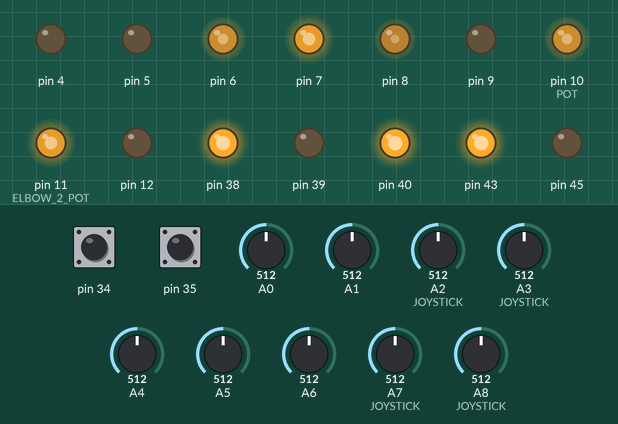
A sketch run on a simulated Arduino Mega 2560, built with avr-gcc and run on an emulated ATmega2560. Shown: output pins drawn as LEDs (lit = HIGH). The inputs (shaded band) are chosen by the test bench; at power-on: A1 = 512, A0 = 512, A2 (JOYSTICK) = 512, A3 (JOYSTICK) = 512, pin 34 HIGH, pin 35 HIGH, A4 = 512, A5 = 512, A6 = 512, A7 (JOYSTICK) = 512, A8 (JOYSTICK) = 512.

Above: at 1.2 s.
1.3 s: A1 set to 689
2.8 s: A1 set to 713
At 3.5 s:
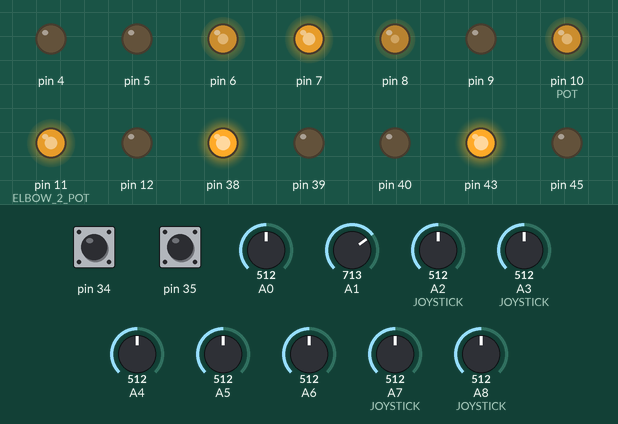
4.3 s: A0 set to 693
5.8 s: A0 set to 712
At 6.9 s:
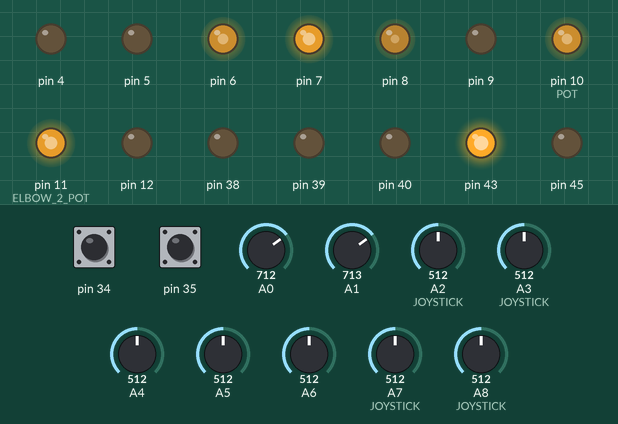
7.3 s: A2 (JOYSTICK) set to 527
At 8.0 s:
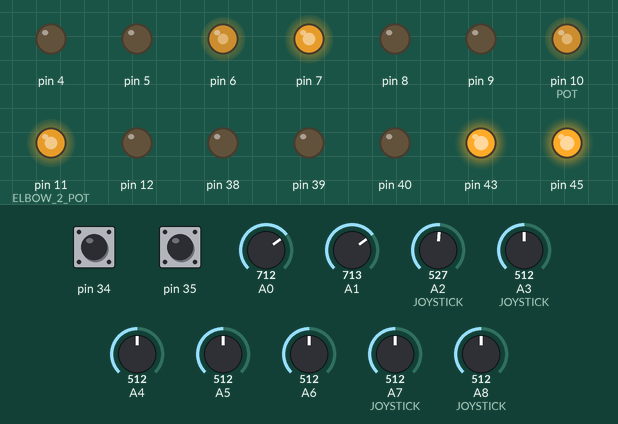
8.8 s: A3 (JOYSTICK) set to 716
At 9.3 s:
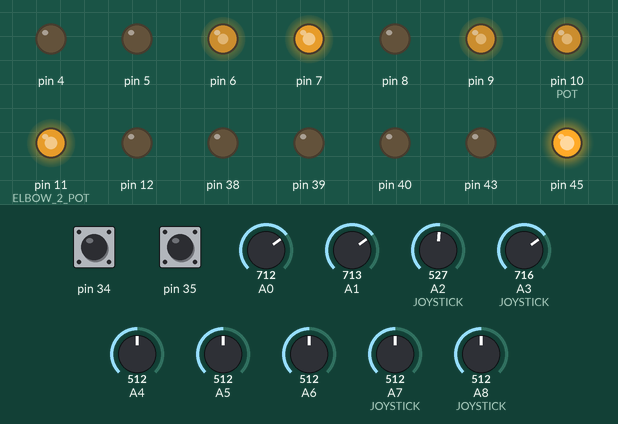
Timing chart, 0 to 11.3 s (numbered marks = the images above; inputs shaded):
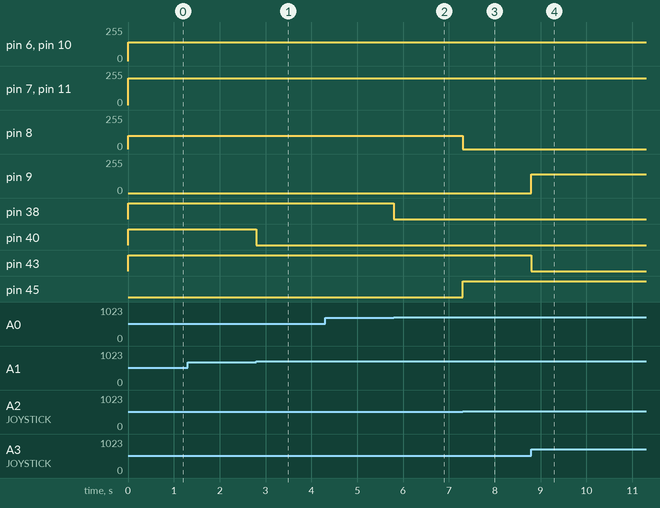

Measured:
- the behaviour switches between 700 and 701 on A1 (found by bisection; images 0 and 1)
- the behaviour switches between 700 and 701 on A0 (found by bisection; images 1 and 2)
- the behaviour switches between 513 and 514 on A2 (JOYSTICK) (found by bisection; images 2 and 3)
- after the input at 1.3 s, every drawn part: stays the same
- after the input at 2.8 s, pin 40: HIGH → LOW at once
- after the input at 4.3 s, every drawn part: stays the same
- after the input at 5.8 s, pin 38: HIGH → LOW at once
- after the input at 7.3 s, pin 8: 100/255 → 0/255 at once; pin 45: LOW → HIGH at once
- after the input at 8.8 s, pin 9: 0/255 → 140/255 at once; pin 43: HIGH → LOW at once

The sketch:

Robot_Arm.ino
```cpp
int CLAW_1 = 0;
int TELESCOPE_1 = 1;
int ELBOW_1 = 2;
int LAZY_SUSAN_1 = 3;

int CLAW_2 =  4;
int TELESCOPE_2 = 5;
int ELBOW_2 = 6;
int LAZY_SUSAN_2 = 7;

int HJOYIDLE = 524;
int VJOYIDLE = 514;

int transistor;
int DPDT;
int SPST;
int DP3T;
int POT;
int ENCODER;
int JOYSTICK;
int JOYIDLE;
int JPOWER;
int difference;
int range;
int variable_power;
int Negate_Pick_Process;
int BREAK_LAZY_SUSAN_2;
int BREAK_ELBOW_2;
int BREAK_TELESCOPE_2;
int INITIAL_LAZY_SUSAN_POSITION;
int INITIAL_ELBOW_POSITION;

int reset;
int reset2;
int last_count;

int i;

int count;
boolean last = LOW;

int CLOSE = 0;
int OPEN = 1;

int ENCODER_1 = 36;
int ENCODER_2 = 37;
int ELBOW_1_POT = 10;
int ELBOW_2_POT = 11;
int LAZY_SUSAN_1_POT = 12;
int LAZY_SUSAN_2_POT = 13;

int Stop_Auton_Mode = 0;

void Assign_Pins(int MOTOR)
{
  transistor = (11 - MOTOR);
  DPDT = (38 + (MOTOR * 2));
  SPST = (39 + (MOTOR * 2));
  DP3T = MOTOR;
  if(MOTOR == ELBOW_1)
  {POT = 10;}
  if(MOTOR == ELBOW_2)
  {POT = 11;}
  if(MOTOR == LAZY_SUSAN_1)
  {POT = 12;}
  if(MOTOR == LAZY_SUSAN_2)
  {POT = 13;}
  if(DP3T > 2)
  {DP3T = (DP3T + 1);}

}

void Stop_Auton()
{
  if(analogRead(6) > 300)
  {Stop_Auton_Mode = 1;}
}

void Control_Joystick(int MOTOR, int base, int limit)
{
  Assign_Pins(MOTOR);
  if(MOTOR == LAZY_SUSAN_1) {JOYSTICK = 2; JOYIDLE = 524;}
  if(MOTOR == ELBOW_1) {JOYSTICK = 3; JOYIDLE = 515;}
  if(MOTOR == LAZY_SUSAN_2) {JOYSTICK = 7; JOYIDLE = 502;}
  if(MOTOR == ELBOW_2) {JOYSTICK = 8; JOYIDLE = 520;}
  if(analogRead(JOYSTICK) > JOYIDLE + 10)
  {
    difference = analogRead(JOYSTICK) - JOYIDLE;
    range = (1023 - JOYIDLE);
    variable_power = limit - base;
    JPOWER = base + (variable_power * (difference / range));
    digitalWrite(SPST, LOW);
    digitalWrite(DPDT, LOW);
    analogWrite(transistor, JPOWER);
  }
  else if(analogRead(JOYSTICK) < JOYIDLE - 10)
  {
    difference = JOYIDLE - analogRead(JOYSTICK);
    range = JOYIDLE;
    variable_power = limit - base;
    JPOWER = base + (variable_power * (difference / range));
    digitalWrite(SPST, LOW);
    digitalWrite(DPDT, HIGH);
    analogWrite(transistor, JPOWER);
  }
  else
  {
    digitalWrite(SPST, HIGH);
    analogWrite(transistor, 0);
  }
}

void Control_DP3T(int MOTOR, int SPEED)
{
  Assign_Pins(MOTOR);
  if(analogRead(DP3T) > 700)
  {
    digitalWrite(SPST, LOW);
    digitalWrite(DPDT, LOW);
    analogWrite(transistor, SPEED);
  }
  else if(analogRead(DP3T) > 300)
  {
    digitalWrite(SPST, LOW);
    digitalWrite(DPDT, HIGH);
    analogWrite(transistor, SPEED);
  }
  else
  {
    digitalWrite(SPST, HIGH);
    analogWrite(transistor, 0);
  }
}

void Move_Pot(int MOTOR, int POSITION, int SPEED)
{
  Assign_Pins(MOTOR);
  if(analogRead(POT) < POSITION)
  {
    while(analogRead(POT) < POSITION)
    {
      Stop_Auton();
      if(Stop_Auton_Mode == 1)
      {break;}
      digitalWrite(SPST, LOW);
      digitalWrite(DPDT, LOW);
      analogWrite(transistor, SPEED);
    }
  }
  else
  {
    while(analogRead(POT) > POSITION)
    {
      Stop_Auton();
      if(Stop_Auton_Mode == 1)
      {break;}
      digitalWrite(SPST, LOW);
      digitalWrite(DPDT, HIGH);
      analogWrite(transistor, SPEED);
    }
  }
  digitalWrite(SPST, HIGH);
  analogWrite(transistor, 0);
}

void Move_Telescope(int ARM, int TEETH, int SPEED)
{
  if(ARM == 1)
  {
    Assign_Pins(TELESCOPE_1);
    ENCODER = ENCODER_1;
  }
  if(ARM == 2)
  {
    Assign_Pins(TELESCOPE_2);
    ENCODER = ENCODER_2;
  }
  count = 0;
  while(count < abs(TEETH))
  {
    Stop_Auton();
    if(Stop_Auton_Mode == 1)
    {break;}
    if(digitalRead(ENCODER) != last)
    {count = count + 1;}
    last = digitalRead(ENCODER);
    delay(5);
    digitalWrite(SPST, LOW);
    if(TEETH < 0)
    {digitalWrite(DPDT, LOW);}
    else
    {digitalWrite(DPDT, HIGH);}
    analogWrite(transistor, SPEED);
  }
  analogWrite(transistor, 0);
  digitalWrite(SPST, HIGH);
}

void Negate_Pick(int ARM)
{
  if(ARM == 1)
  {Assign_Pins(CLAW_1);}
  if(ARM == 2)
  {Assign_Pins(CLAW_2);}
  digitalWrite(SPST, LOW);
  digitalWrite(DPDT, LOW);
  analogWrite(transistor, 200);
  if(ARM == 1)
  {Assign_Pins(TELESCOPE_1);}
  if(ARM == 2)
  {Assign_Pins(TELESCOPE_2);}
  digitalWrite(SPST, LOW);
  digitalWrite(DPDT, HIGH);
  analogWrite(transistor, 130);

  delay(300);

  digitalWrite(SPST, HIGH);
  analogWrite(transistor, 0);

  delay(300);

  if(ARM == 1)
  {Assign_Pins(CLAW_1);}
  if(ARM == 2)
  {Assign_Pins(CLAW_2);}
  digitalWrite(SPST, HIGH);
  analogWrite(transistor, 0);
}

void Edmond(int claw)
{
  Assign_Pins(claw);
  digitalWrite(SPST, LOW);
  digitalWrite(DPDT, LOW);
  analogWrite(transistor, 250);
}

void Move_Claw_2(int GRIP)
{
  Stop_Auton();
  Assign_Pins(CLAW_2);
  if(GRIP == 0 && Stop_Auton_Mode == 0)
  {
    digitalWrite(SPST, LOW);
    digitalWrite(DPDT, LOW);
    analogWrite(transistor, 255);
    delay(1000);
  }
  if(GRIP == 1 && Stop_Auton_Mode == 0)
  {
    digitalWrite(SPST, LOW);
    digitalWrite(DPDT, HIGH);
    analogWrite(transistor, 255);
    delay(1000);
  }
  digitalWrite(SPST, HIGH);
  analogWrite(transistor, 0);
}

void Robot_Arm_2(int LSPOSITION, int LSSPEED, int EPOSITION, int ESPEED, int TTEETH, int TSPEED, int CGRIP)
{
  BREAK_LAZY_SUSAN_2 = 0;
  BREAK_ELBOW_2 = 0;
  BREAK_TELESCOPE_2 = 0;
  INITIAL_LAZY_SUSAN_POSITION = analogRead(LAZY_SUSAN_2_POT);
  INITIAL_ELBOW_POSITION = analogRead(ELBOW_2_POT);
  count = 0;
  while(0 == 0)
  {
    Stop_Auton();
    if(Stop_Auton_Mode == 1)
    {break;}
    if(BREAK_LAZY_SUSAN_2 != 0 && BREAK_ELBOW_2 != 0 && BREAK_TELESCOPE_2 != 0)
    {break;}
    if(LSPOSITION == -1)
    {BREAK_LAZY_SUSAN_2 = 1;}
    if(EPOSITION == -1)
    {BREAK_ELBOW_2 = 1;}
    Assign_Pins(LAZY_SUSAN_2);
    if(LSPOSITION == analogRead(LAZY_SUSAN_2_POT))
    {BREAK_LAZY_SUSAN_2 = 1;}
 /*   if(INITIAL_LAZY_SUSAN_POSITION < LSPOSITION && analogRead(LAZY_SUSAN_2_POT) > LSPOSITION)
    {BREAK_LAZY_SUSAN_2 = 1;}
    if(INITIAL_LAZY_SUSAN_POSITION > LSPOSITION && analogRead(LAZY_SUSAN_2_POT) < LSPOSITION)
    {BREAK_LAZY_SUSAN_2 = 1;} */
    if(BREAK_LAZY_SUSAN_2 == 0)
    {
      if(analogRead(LAZY_SUSAN_2_POT) < LSPOSITION)
      {
        digitalWrite(DPDT, LOW);
        digitalWrite(SPST, LOW);
        analogWrite(transistor, LSSPEED);
      }
      else
      {
        digitalWrite(DPDT, HIGH);
        digitalWrite(SPST, LOW);
        analogWrite(transistor, LSSPEED);
      }
    }
    else
    {
      analogWrite(transistor, 0);
      digitalWrite(SPST, HIGH);
    }
    Assign_Pins(ELBOW_2);

    if(EPOSITION == analogRead(ELBOW_2_POT))
    {BREAK_ELBOW_2 = 1;}
  /*  if(INITIAL_ELBOW_POSITION < EPOSITION && analogRead(ELBOW_2_POT) > EPOSITION)
    {BREAK_ELBOW_2 = 1;}
    if(INITIAL_ELBOW_POSITION > EPOSITION && analogRead(ELBOW_2_POT) < EPOSITION)
    {BREAK_ELBOW_2 = 1;} */
    if(BREAK_ELBOW_2 == 0)
    {
      if(analogRead(ELBOW_2_POT) < EPOSITION)
      {
        digitalWrite(DPDT, HIGH);
        digitalWrite(SPST, LOW);
        analogWrite(transistor, ESPEED);
      }
      else
      {
        digitalWrite(DPDT, LOW);
        digitalWrite(SPST, LOW);
        analogWrite(transistor, ESPEED);
      }
    }
    else
    {
      analogWrite(transistor, 0);
      digitalWrite(SPST, HIGH);
    }
    Assign_Pins(TELESCOPE_2);
    if(count > abs(TTEETH))
    {BREAK_TELESCOPE_2 = 1;}
    if(BREAK_TELESCOPE_2 == 0)
    {
      if(digitalRead(ENCODER_2) != last)
      {count = count + 1;}
      last = digitalRead(ENCODER_2);
      delay(10);
      digitalWrite(SPST, LOW);
      if(TTEETH < 0)
      {digitalWrite(DPDT, LOW);}
      else
      {digitalWrite(DPDT, HIGH);}
      analogWrite(transistor, TSPEED);
    }
    else
    {
      analogWrite(transistor, 0);
      digitalWrite(SPST, HIGH);
    }
    Assign_Pins(CLAW_2);
    if(CGRIP == 1)
    {
      digitalWrite(SPST, LOW);
      analogWrite(transistor, 110);
      digitalWrite(DPDT, LOW);
    }
  }
  Assign_Pins(LAZY_SUSAN_2);
  analogWrite(transistor, 0);
  digitalWrite(SPST, HIGH);
  Assign_Pins(ELBOW_2);
  analogWrite(transistor, 0);
  digitalWrite(SPST, HIGH);
  Assign_Pins(TELESCOPE_2);
  analogWrite(transistor, 0);
  digitalWrite(SPST, HIGH);
  Assign_Pins(CLAW_2);
  analogWrite(transistor, 0);
  digitalWrite(SPST, HIGH);
}


void Reset_Telescope_2()
{
  Assign_Pins(TELESCOPE_2);
  reset = 0;
  reset2 = 0;
  count = 0;
  while(0 == 0)
  {
    Stop_Auton();
    if(Stop_Auton_Mode == 1)
    {break;}
    if(reset2 == 0)
    {
      last_count = count;
      reset2 = 1;
    }
    if(digitalRead(ENCODER_2) != last)
    {count = count + 1;}
    last = digitalRead(ENCODER_2);
    delay(5);
    reset = reset + 1;
    digitalWrite(SPST, LOW);
    digitalWrite(DPDT, HIGH);
    analogWrite(transistor, 180);
    if(reset > 20)
    {
      if(last_count == count)
      {break;}
      reset = 0;
      reset2 = 0;
    }
  }
  analogWrite(transistor, 0);
  digitalWrite(SPST, HIGH);
}


void Score_Two_Southmost_Pencils()
{
  Move_Claw_2(OPEN);
  Robot_Arm_2(910, 200, 840, 200, -23, 180, 0);
  Robot_Arm_2(-1, 200, -1, 200, -15, 180, 0);
  Negate_Pick(1);
  delay(50);
  Robot_Arm_2(-1, 160, 800, 180, 20, 180, 1);
  Robot_Arm_2(490, 130, 570, 200, -55, 180, 1);
  Robot_Arm_2(-1, 130, 620, 100, 0, 180, 1);
  delay(2000);
  Move_Claw_2(OPEN);
}

void setup()
{
  Stop_Auton_Mode = 0;
  for(i = 4; i < 13; i++)
  {pinMode(i, OUTPUT);}
  for(i = 34; i < 38; i++)
  {pinMode(i, INPUT);}
  for(i = 38; i < 54; i++)
  {pinMode(i, OUTPUT);}
}

void Manual_Arm_1()
{
  if(digitalRead(34) == LOW)
  {
    if(analogRead(4) > 800 && analogRead(4) < 900)
    {Edmond(CLAW_1);}
    else
    {Control_DP3T(CLAW_1, 255);}
    Control_DP3T(TELESCOPE_1, 255);
    Control_Joystick(ELBOW_1, 140, 255);
    Control_Joystick(LAZY_SUSAN_1, 100, 255);
  }
  else
  {
    if(analogRead(4) > 800 && analogRead(4) < 900)
    {Edmond(CLAW_1);}
    else
    {Control_DP3T(CLAW_1, 200);}
    Control_DP3T(TELESCOPE_1, 140);
    Control_Joystick(ELBOW_1, 140, 200);
    Control_Joystick(LAZY_SUSAN_1, 100, 200);
  }
}

void Manual_Arm_2()
{
  if(digitalRead(35) == LOW)
  {
    if(analogRead(9) > 800 && analogRead(4) < 900)
    {Edmond(CLAW_2);}
    else
    {Control_DP3T(CLAW_2, 255);}
    Control_DP3T(TELESCOPE_2, 255);
    Control_Joystick(ELBOW_2, 140, 255);
    Control_Joystick(LAZY_SUSAN_2, 100, 255);
  }
  else
  {
    if(analogRead(4) > 800 && analogRead(4) < 900)
    {Edmond(CLAW_2);}
    else
    {Control_DP3T(CLAW_2, 200);}
    Control_DP3T(TELESCOPE_2, 140);
    Control_Joystick(ELBOW_2, 140, 200);
    Control_Joystick(LAZY_SUSAN_2, 100, 200);
  }
}

void loop()
{
  Manual_Arm_1();
  Manual_Arm_2();
}
```
